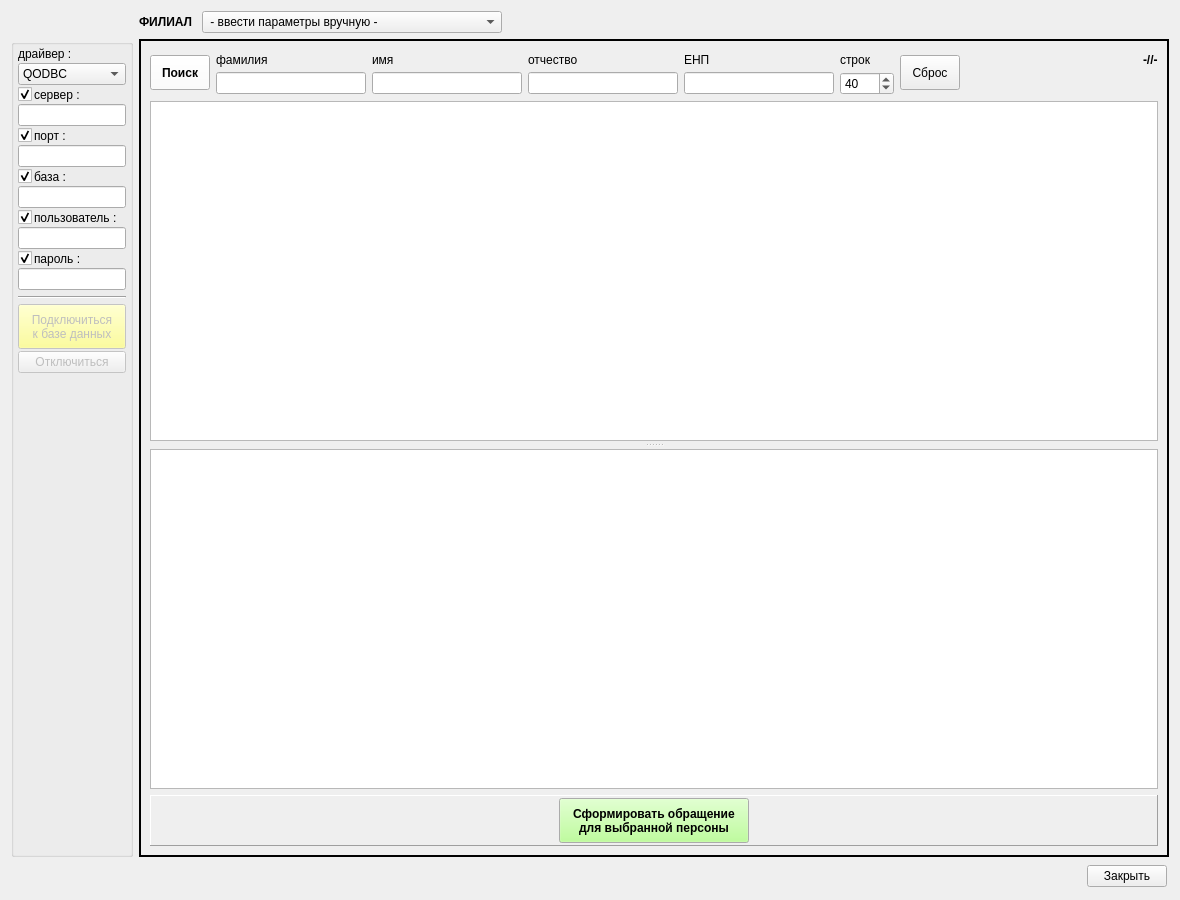
<?xml version="1.0" encoding="UTF-8"?>
<ui version="4.0">
 <class>outerdb_wnd</class>
 <widget class="QDialog" name="outerdb_wnd">
  <property name="geometry">
   <rect>
    <x>0</x>
    <y>0</y>
    <width>1180</width>
    <height>900</height>
   </rect>
  </property>
  <property name="minimumSize">
   <size>
    <width>1180</width>
    <height>900</height>
   </size>
  </property>
  <property name="windowTitle">
   <string>Получение данных застрахованного из внешней базы данных</string>
  </property>
  <layout class="QGridLayout" name="gridLayout" columnstretch="0,0,0,0,1">
   <item row="2" column="1">
    <widget class="QGroupBox" name="pan_connect">
     <property name="font">
      <font>
       <weight>75</weight>
       <bold>true</bold>
      </font>
     </property>
     <property name="title">
      <string/>
     </property>
     <layout class="QVBoxLayout" name="verticalLayout">
      <property name="spacing">
       <number>2</number>
      </property>
      <property name="leftMargin">
       <number>4</number>
      </property>
      <property name="topMargin">
       <number>2</number>
      </property>
      <property name="rightMargin">
       <number>4</number>
      </property>
      <property name="bottomMargin">
       <number>2</number>
      </property>
      <item>
       <widget class="QLabel" name="label_4">
        <property name="minimumSize">
         <size>
          <width>90</width>
          <height>0</height>
         </size>
        </property>
        <property name="font">
         <font>
          <weight>50</weight>
          <bold>false</bold>
         </font>
        </property>
        <property name="text">
         <string>драйвер : </string>
        </property>
        <property name="alignment">
         <set>Qt::AlignLeading|Qt::AlignLeft|Qt::AlignVCenter</set>
        </property>
       </widget>
      </item>
      <item>
       <widget class="QComboBox" name="combo_db_driv">
        <property name="font">
         <font>
          <weight>50</weight>
          <bold>false</bold>
         </font>
        </property>
        <property name="editable">
         <bool>false</bool>
        </property>
        <property name="maxVisibleItems">
         <number>50</number>
        </property>
        <item>
         <property name="text">
          <string>QODBC</string>
         </property>
        </item>
        <item>
         <property name="text">
          <string>QPSQL</string>
         </property>
        </item>
        <item>
         <property name="text">
          <string>QSQLITE</string>
         </property>
        </item>
        <item>
         <property name="text">
          <string>QSQLITE2</string>
         </property>
        </item>
        <item>
         <property name="text">
          <string>QDB2</string>
         </property>
        </item>
        <item>
         <property name="text">
          <string>QIBASE</string>
         </property>
        </item>
        <item>
         <property name="text">
          <string>QMYSQL</string>
         </property>
        </item>
        <item>
         <property name="text">
          <string>QOCI</string>
         </property>
        </item>
        <item>
         <property name="text">
          <string>QTDS</string>
         </property>
        </item>
       </widget>
      </item>
      <item>
       <layout class="QHBoxLayout" name="horizontalLayout_2" stretch="0,1">
        <item>
         <widget class="QCheckBox" name="ch_host">
          <property name="text">
           <string/>
          </property>
          <property name="checked">
           <bool>true</bool>
          </property>
         </widget>
        </item>
        <item>
         <widget class="QLabel" name="label">
          <property name="font">
           <font>
            <weight>50</weight>
            <bold>false</bold>
           </font>
          </property>
          <property name="text">
           <string>сервер : </string>
          </property>
          <property name="alignment">
           <set>Qt::AlignLeading|Qt::AlignLeft|Qt::AlignVCenter</set>
          </property>
         </widget>
        </item>
       </layout>
      </item>
      <item>
       <widget class="QLineEdit" name="line_db_host">
        <property name="font">
         <font>
          <weight>50</weight>
          <bold>false</bold>
         </font>
        </property>
       </widget>
      </item>
      <item>
       <layout class="QHBoxLayout" name="horizontalLayout_3" stretch="0,1">
        <item>
         <widget class="QCheckBox" name="ch_port">
          <property name="text">
           <string/>
          </property>
          <property name="checked">
           <bool>true</bool>
          </property>
         </widget>
        </item>
        <item>
         <widget class="QLabel" name="label_2">
          <property name="font">
           <font>
            <weight>50</weight>
            <bold>false</bold>
           </font>
          </property>
          <property name="text">
           <string>порт : </string>
          </property>
          <property name="alignment">
           <set>Qt::AlignLeading|Qt::AlignLeft|Qt::AlignVCenter</set>
          </property>
         </widget>
        </item>
       </layout>
      </item>
      <item>
       <widget class="QLineEdit" name="line_db_port">
        <property name="font">
         <font>
          <weight>50</weight>
          <bold>false</bold>
         </font>
        </property>
        <property name="inputMask">
         <string>999999</string>
        </property>
       </widget>
      </item>
      <item>
       <layout class="QHBoxLayout" name="horizontalLayout_4" stretch="0,1">
        <item>
         <widget class="QCheckBox" name="ch_base">
          <property name="text">
           <string/>
          </property>
          <property name="checked">
           <bool>true</bool>
          </property>
         </widget>
        </item>
        <item>
         <widget class="QLabel" name="label_3">
          <property name="font">
           <font>
            <weight>50</weight>
            <bold>false</bold>
           </font>
          </property>
          <property name="text">
           <string>база : </string>
          </property>
          <property name="alignment">
           <set>Qt::AlignLeading|Qt::AlignLeft|Qt::AlignVCenter</set>
          </property>
         </widget>
        </item>
       </layout>
      </item>
      <item>
       <widget class="QLineEdit" name="line_db_base">
        <property name="font">
         <font>
          <weight>50</weight>
          <bold>false</bold>
         </font>
        </property>
       </widget>
      </item>
      <item>
       <layout class="QHBoxLayout" name="horizontalLayout_5" stretch="0,1">
        <item>
         <widget class="QCheckBox" name="ch_user">
          <property name="text">
           <string/>
          </property>
          <property name="checked">
           <bool>true</bool>
          </property>
         </widget>
        </item>
        <item>
         <widget class="QLabel" name="label_5">
          <property name="font">
           <font>
            <weight>50</weight>
            <bold>false</bold>
           </font>
          </property>
          <property name="text">
           <string>пользователь : </string>
          </property>
          <property name="alignment">
           <set>Qt::AlignLeading|Qt::AlignLeft|Qt::AlignVCenter</set>
          </property>
         </widget>
        </item>
       </layout>
      </item>
      <item>
       <widget class="QLineEdit" name="line_db_user">
        <property name="font">
         <font>
          <weight>50</weight>
          <bold>false</bold>
         </font>
        </property>
       </widget>
      </item>
      <item>
       <layout class="QHBoxLayout" name="horizontalLayout_6" stretch="0,1">
        <item>
         <widget class="QCheckBox" name="ch_pass">
          <property name="text">
           <string/>
          </property>
          <property name="checked">
           <bool>true</bool>
          </property>
         </widget>
        </item>
        <item>
         <widget class="QLabel" name="label_6">
          <property name="font">
           <font>
            <weight>50</weight>
            <bold>false</bold>
           </font>
          </property>
          <property name="text">
           <string>пароль : </string>
          </property>
          <property name="alignment">
           <set>Qt::AlignLeading|Qt::AlignLeft|Qt::AlignVCenter</set>
          </property>
         </widget>
        </item>
       </layout>
      </item>
      <item>
       <widget class="QLineEdit" name="line_db_pass">
        <property name="font">
         <font>
          <weight>50</weight>
          <bold>false</bold>
         </font>
        </property>
        <property name="echoMode">
         <enum>QLineEdit::Password</enum>
        </property>
       </widget>
      </item>
      <item>
       <widget class="Line" name="line">
        <property name="minimumSize">
         <size>
          <width>0</width>
          <height>10</height>
         </size>
        </property>
        <property name="orientation">
         <enum>Qt::Horizontal</enum>
        </property>
       </widget>
      </item>
      <item>
       <widget class="QPushButton" name="bn_connect">
        <property name="enabled">
         <bool>false</bool>
        </property>
        <property name="minimumSize">
         <size>
          <width>0</width>
          <height>45</height>
         </size>
        </property>
        <property name="palette">
         <palette>
          <active>
           <colorrole role="Button">
            <brush brushstyle="SolidPattern">
             <color alpha="255">
              <red>255</red>
              <green>255</green>
              <blue>127</blue>
             </color>
            </brush>
           </colorrole>
          </active>
          <inactive>
           <colorrole role="Button">
            <brush brushstyle="SolidPattern">
             <color alpha="255">
              <red>255</red>
              <green>255</green>
              <blue>127</blue>
             </color>
            </brush>
           </colorrole>
          </inactive>
          <disabled>
           <colorrole role="Button">
            <brush brushstyle="SolidPattern">
             <color alpha="255">
              <red>255</red>
              <green>255</green>
              <blue>127</blue>
             </color>
            </brush>
           </colorrole>
          </disabled>
         </palette>
        </property>
        <property name="font">
         <font>
          <weight>50</weight>
          <bold>false</bold>
         </font>
        </property>
        <property name="text">
         <string>Подключиться 
к базе данных</string>
        </property>
       </widget>
      </item>
      <item>
       <widget class="QPushButton" name="bn_disconnect">
        <property name="enabled">
         <bool>false</bool>
        </property>
        <property name="font">
         <font>
          <weight>50</weight>
          <bold>false</bold>
         </font>
        </property>
        <property name="text">
         <string>Отключиться</string>
        </property>
       </widget>
      </item>
      <item>
       <spacer name="verticalSpacer">
        <property name="orientation">
         <enum>Qt::Vertical</enum>
        </property>
        <property name="sizeHint" stdset="0">
         <size>
          <width>20</width>
          <height>40</height>
         </size>
        </property>
       </spacer>
      </item>
     </layout>
    </widget>
   </item>
   <item row="2" column="2" colspan="3">
    <widget class="QFrame" name="pan_data">
     <property name="frameShape">
      <enum>QFrame::Panel</enum>
     </property>
     <property name="frameShadow">
      <enum>QFrame::Plain</enum>
     </property>
     <property name="lineWidth">
      <number>2</number>
     </property>
     <layout class="QVBoxLayout" name="verticalLayout_2">
      <item>
       <layout class="QGridLayout" name="gridLayout_2" columnstretch="0,0,0,0,0,0,0,0,1,0">
        <property name="verticalSpacing">
         <number>2</number>
        </property>
        <item row="0" column="2">
         <widget class="QLabel" name="label_8">
          <property name="text">
           <string>фамилия</string>
          </property>
         </widget>
        </item>
        <item row="0" column="9">
         <widget class="QLabel" name="lab_connect">
          <property name="font">
           <font>
            <pointsize>9</pointsize>
            <weight>75</weight>
            <bold>true</bold>
           </font>
          </property>
          <property name="text">
           <string>-//-</string>
          </property>
         </widget>
        </item>
        <item row="0" column="8">
         <spacer name="horizontalSpacer_2">
          <property name="orientation">
           <enum>Qt::Horizontal</enum>
          </property>
          <property name="sizeHint" stdset="0">
           <size>
            <width>40</width>
            <height>20</height>
           </size>
          </property>
         </spacer>
        </item>
        <item row="1" column="4">
         <widget class="QLineEdit" name="line_ot_filter">
          <property name="minimumSize">
           <size>
            <width>150</width>
            <height>0</height>
           </size>
          </property>
         </widget>
        </item>
        <item row="0" column="3">
         <widget class="QLabel" name="label_10">
          <property name="text">
           <string>имя</string>
          </property>
         </widget>
        </item>
        <item row="0" column="0" rowspan="2">
         <widget class="QPushButton" name="bn_refresh">
          <property name="minimumSize">
           <size>
            <width>60</width>
            <height>35</height>
           </size>
          </property>
          <property name="maximumSize">
           <size>
            <width>60</width>
            <height>16777215</height>
           </size>
          </property>
          <property name="palette">
           <palette>
            <active>
             <colorrole role="Button">
              <brush brushstyle="SolidPattern">
               <color alpha="255">
                <red>255</red>
                <green>255</green>
                <blue>255</blue>
               </color>
              </brush>
             </colorrole>
            </active>
            <inactive>
             <colorrole role="Button">
              <brush brushstyle="SolidPattern">
               <color alpha="255">
                <red>255</red>
                <green>255</green>
                <blue>255</blue>
               </color>
              </brush>
             </colorrole>
            </inactive>
            <disabled>
             <colorrole role="Button">
              <brush brushstyle="SolidPattern">
               <color alpha="255">
                <red>255</red>
                <green>255</green>
                <blue>255</blue>
               </color>
              </brush>
             </colorrole>
            </disabled>
           </palette>
          </property>
          <property name="font">
           <font>
            <weight>75</weight>
            <bold>true</bold>
           </font>
          </property>
          <property name="text">
           <string>Поиск</string>
          </property>
         </widget>
        </item>
        <item row="1" column="5">
         <widget class="QLineEdit" name="line_enp_filter">
          <property name="minimumSize">
           <size>
            <width>150</width>
            <height>0</height>
           </size>
          </property>
         </widget>
        </item>
        <item row="1" column="3">
         <widget class="QLineEdit" name="line_im_filter">
          <property name="minimumSize">
           <size>
            <width>150</width>
            <height>0</height>
           </size>
          </property>
         </widget>
        </item>
        <item row="1" column="2">
         <widget class="QLineEdit" name="line_fam_filter">
          <property name="minimumSize">
           <size>
            <width>150</width>
            <height>0</height>
           </size>
          </property>
         </widget>
        </item>
        <item row="0" column="4">
         <widget class="QLabel" name="label_9">
          <property name="text">
           <string>отчество</string>
          </property>
         </widget>
        </item>
        <item row="0" column="7" rowspan="2">
         <widget class="QPushButton" name="bn_clear_filter">
          <property name="minimumSize">
           <size>
            <width>60</width>
            <height>35</height>
           </size>
          </property>
          <property name="maximumSize">
           <size>
            <width>60</width>
            <height>16777215</height>
           </size>
          </property>
          <property name="text">
           <string>Сброс</string>
          </property>
         </widget>
        </item>
        <item row="0" column="5">
         <widget class="QLabel" name="label_12">
          <property name="text">
           <string>ЕНП</string>
          </property>
         </widget>
        </item>
        <item row="0" column="6">
         <widget class="QLabel" name="label_13">
          <property name="text">
           <string>строк</string>
          </property>
         </widget>
        </item>
        <item row="1" column="6">
         <widget class="QSpinBox" name="spin_count_lines">
          <property name="minimumSize">
           <size>
            <width>50</width>
            <height>0</height>
           </size>
          </property>
          <property name="minimum">
           <number>1</number>
          </property>
          <property name="maximum">
           <number>1000</number>
          </property>
          <property name="value">
           <number>40</number>
          </property>
         </widget>
        </item>
       </layout>
      </item>
      <item>
       <widget class="QSplitter" name="splitter">
        <property name="orientation">
         <enum>Qt::Vertical</enum>
        </property>
        <property name="handleWidth">
         <number>8</number>
        </property>
        <widget class="QTableView" name="tab_persons">
         <property name="selectionMode">
          <enum>QAbstractItemView::SingleSelection</enum>
         </property>
         <property name="selectionBehavior">
          <enum>QAbstractItemView::SelectRows</enum>
         </property>
         <attribute name="horizontalHeaderDefaultSectionSize">
          <number>80</number>
         </attribute>
         <attribute name="verticalHeaderDefaultSectionSize">
          <number>20</number>
         </attribute>
         <attribute name="verticalHeaderMinimumSectionSize">
          <number>20</number>
         </attribute>
        </widget>
        <widget class="QTableView" name="tab_polises">
         <property name="selectionMode">
          <enum>QAbstractItemView::SingleSelection</enum>
         </property>
         <property name="selectionBehavior">
          <enum>QAbstractItemView::SelectRows</enum>
         </property>
         <attribute name="horizontalHeaderDefaultSectionSize">
          <number>80</number>
         </attribute>
         <attribute name="verticalHeaderDefaultSectionSize">
          <number>20</number>
         </attribute>
         <attribute name="verticalHeaderMinimumSectionSize">
          <number>20</number>
         </attribute>
        </widget>
       </widget>
      </item>
      <item>
       <widget class="QFrame" name="frame">
        <property name="frameShape">
         <enum>QFrame::Panel</enum>
        </property>
        <property name="frameShadow">
         <enum>QFrame::Raised</enum>
        </property>
        <layout class="QHBoxLayout" name="horizontalLayout_7">
         <property name="spacing">
          <number>2</number>
         </property>
         <property name="leftMargin">
          <number>2</number>
         </property>
         <property name="topMargin">
          <number>2</number>
         </property>
         <property name="rightMargin">
          <number>2</number>
         </property>
         <property name="bottomMargin">
          <number>2</number>
         </property>
         <item>
          <spacer name="horizontalSpacer_4">
           <property name="orientation">
            <enum>Qt::Horizontal</enum>
           </property>
           <property name="sizeHint" stdset="0">
            <size>
             <width>40</width>
             <height>20</height>
            </size>
           </property>
          </spacer>
         </item>
         <item>
          <widget class="QPushButton" name="bn_process">
           <property name="minimumSize">
            <size>
             <width>190</width>
             <height>45</height>
            </size>
           </property>
           <property name="palette">
            <palette>
             <active>
              <colorrole role="Button">
               <brush brushstyle="SolidPattern">
                <color alpha="255">
                 <red>170</red>
                 <green>255</green>
                 <blue>127</blue>
                </color>
               </brush>
              </colorrole>
             </active>
             <inactive>
              <colorrole role="Button">
               <brush brushstyle="SolidPattern">
                <color alpha="255">
                 <red>170</red>
                 <green>255</green>
                 <blue>127</blue>
                </color>
               </brush>
              </colorrole>
             </inactive>
             <disabled>
              <colorrole role="Button">
               <brush brushstyle="SolidPattern">
                <color alpha="255">
                 <red>170</red>
                 <green>255</green>
                 <blue>127</blue>
                </color>
               </brush>
              </colorrole>
             </disabled>
            </palette>
           </property>
           <property name="font">
            <font>
             <weight>75</weight>
             <bold>true</bold>
            </font>
           </property>
           <property name="text">
            <string>Сформировать обращение 
для выбранной персоны</string>
           </property>
          </widget>
         </item>
         <item>
          <spacer name="horizontalSpacer_5">
           <property name="orientation">
            <enum>Qt::Horizontal</enum>
           </property>
           <property name="sizeHint" stdset="0">
            <size>
             <width>40</width>
             <height>20</height>
            </size>
           </property>
          </spacer>
         </item>
        </layout>
       </widget>
      </item>
     </layout>
    </widget>
   </item>
   <item row="1" column="2">
    <widget class="QLabel" name="label_11">
     <property name="font">
      <font>
       <weight>75</weight>
       <bold>true</bold>
      </font>
     </property>
     <property name="text">
      <string>ФИЛИАЛ </string>
     </property>
     <property name="alignment">
      <set>Qt::AlignLeading|Qt::AlignLeft|Qt::AlignVCenter</set>
     </property>
    </widget>
   </item>
   <item row="1" column="4">
    <spacer name="horizontalSpacer_3">
     <property name="orientation">
      <enum>Qt::Horizontal</enum>
     </property>
     <property name="sizeHint" stdset="0">
      <size>
       <width>40</width>
       <height>20</height>
      </size>
     </property>
    </spacer>
   </item>
   <item row="1" column="3">
    <widget class="QComboBox" name="combo_filial">
     <property name="minimumSize">
      <size>
       <width>300</width>
       <height>0</height>
      </size>
     </property>
     <property name="maximumSize">
      <size>
       <width>300</width>
       <height>16777215</height>
      </size>
     </property>
     <property name="font">
      <font>
       <weight>50</weight>
       <bold>false</bold>
      </font>
     </property>
     <property name="editable">
      <bool>false</bool>
     </property>
     <property name="currentIndex">
      <number>0</number>
     </property>
     <property name="maxVisibleItems">
      <number>50</number>
     </property>
     <item>
      <property name="text">
       <string> - ввести параметры вручную - </string>
      </property>
     </item>
    </widget>
   </item>
   <item row="3" column="2" colspan="3">
    <layout class="QHBoxLayout" name="horizontalLayout">
     <property name="leftMargin">
      <number>2</number>
     </property>
     <property name="topMargin">
      <number>2</number>
     </property>
     <property name="rightMargin">
      <number>2</number>
     </property>
     <property name="bottomMargin">
      <number>2</number>
     </property>
     <item>
      <spacer name="horizontalSpacer">
       <property name="orientation">
        <enum>Qt::Horizontal</enum>
       </property>
       <property name="sizeHint" stdset="0">
        <size>
         <width>40</width>
         <height>20</height>
        </size>
       </property>
      </spacer>
     </item>
     <item>
      <widget class="QPushButton" name="bn_close">
       <property name="text">
        <string>Закрыть</string>
       </property>
      </widget>
     </item>
    </layout>
   </item>
  </layout>
 </widget>
 <tabstops>
  <tabstop>combo_filial</tabstop>
  <tabstop>bn_refresh</tabstop>
  <tabstop>line_fam_filter</tabstop>
  <tabstop>line_im_filter</tabstop>
  <tabstop>line_ot_filter</tabstop>
  <tabstop>bn_clear_filter</tabstop>
  <tabstop>bn_process</tabstop>
  <tabstop>tab_persons</tabstop>
  <tabstop>combo_db_driv</tabstop>
  <tabstop>bn_close</tabstop>
  <tabstop>ch_host</tabstop>
  <tabstop>line_db_host</tabstop>
  <tabstop>ch_port</tabstop>
  <tabstop>line_db_port</tabstop>
  <tabstop>ch_base</tabstop>
  <tabstop>line_db_base</tabstop>
  <tabstop>ch_user</tabstop>
  <tabstop>line_db_user</tabstop>
  <tabstop>ch_pass</tabstop>
  <tabstop>line_db_pass</tabstop>
  <tabstop>bn_connect</tabstop>
  <tabstop>bn_disconnect</tabstop>
 </tabstops>
 <resources/>
 <connections/>
</ui>
